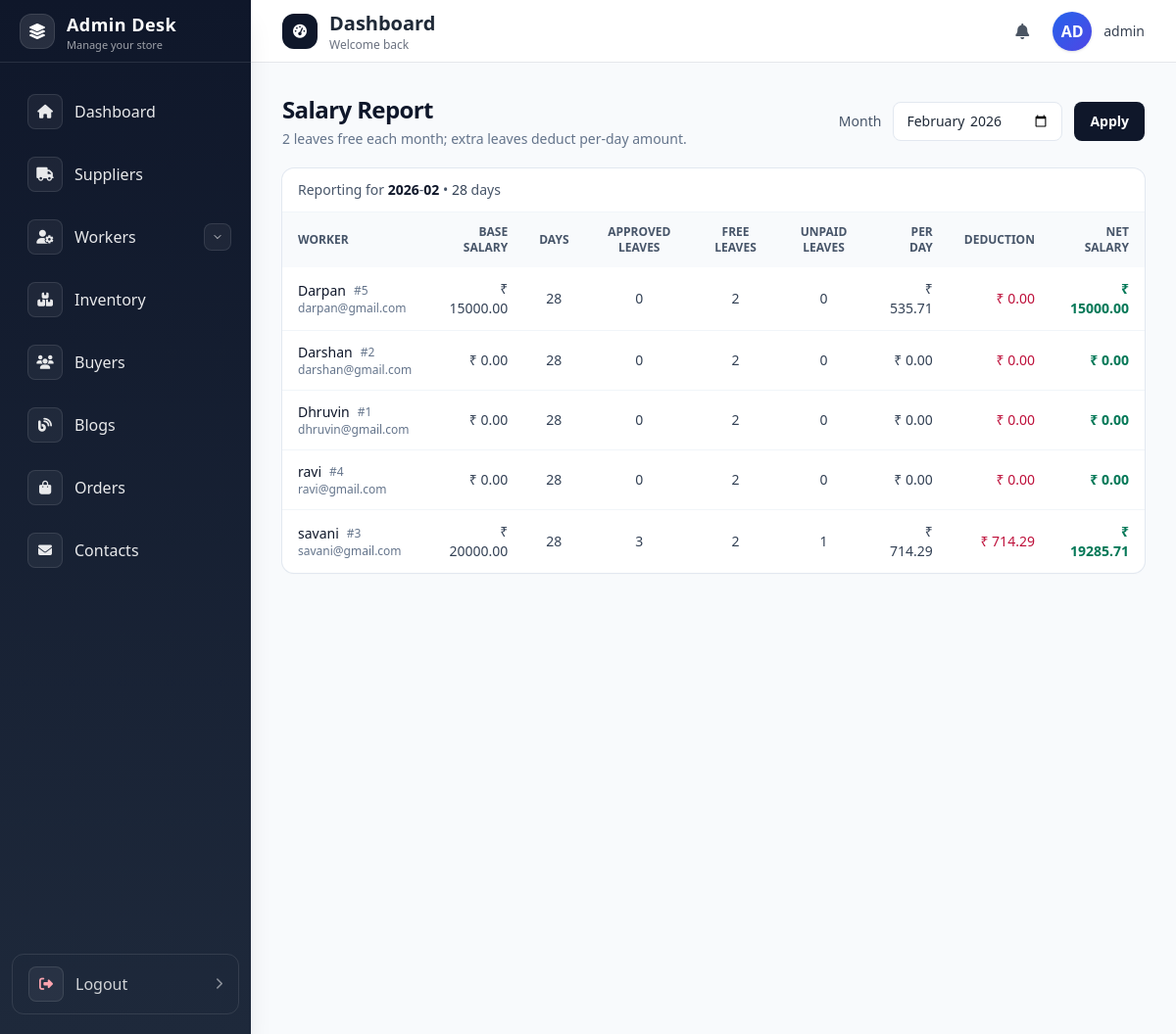
Page /admin_panel/auth_work_salary/ (signed in) on the committed database.
### admin_panel/models.py (models this page shows)
class Workers(models.Model):
    name = models.CharField(max_length=100)
    email = models.EmailField(unique=True)
    GENDER_CHOICES = [('Male', 'Male'), ('Female', 'Female'), ('Other', 'Other')]
    STATUS_CHOICES = [('Active', 'Active'), ('Inactive', 'Inactive')]
    profile_picture = models.ImageField(upload_to='worker/profile/', blank=True, null=True)
    document = models.FileField(upload_to='worker/documents/', blank=True, null=True)
    password = models.CharField(max_length=10)
    first_name = models.CharField(max_length=20)
    last_name = models.CharField(max_length=20)
    state = models.CharField(max_length=100, blank=True)
    city = models.CharField(max_length=100, blank=True)
    address = models.CharField(max_length=255, blank=True)
    mbno = models.IntegerField()
    salary = models.DecimalField(max_digits=10, decimal_places=2, default=0)
    gender = models.CharField(max_length=10, choices=GENDER_CHOICES)
    status = models.CharField(max_length=10, choices=STATUS_CHOICES)

### admin_panel/views.py (the view)
# urls.py: path('auth_work_salary/', auth_work_salary, name='auth_work_salary'),
@never_cache
@login_required(login_url='auth_login')
def auth_work_salary(request):
    month_str = request.GET.get('month')
    today = date.today()
    if month_str:
        try:
            year, month = map(int, month_str.split('-'))
        except ValueError:
            year, month = today.year, today.month
    else:
        year, month = today.year, today.month
    days_in_month = calendar.monthrange(year, month)[1]
    month_start = date(year, month, 1)
    month_end = date(year, month, days_in_month)
    workers = Workers.objects.all().order_by('name')
    data = []
    for w in workers:
        qs = Leave.objects.filter(worker=w, status='Approved', start_date__lte=month_end, end_date__gte=month_start)
        total_leave_days = 0
        for lv in qs:
            s = lv.start_date if lv.start_date > month_start else month_start
            e = lv.end_date if lv.end_date < month_end else month_end
            if e >= s:
                total_leave_days += (e - s).days + 1
        unpaid_leaves = max(0, total_leave_days - 2)
        per_day = Decimal(w.salary) / Decimal(days_in_month) if days_in_month else Decimal('0')
        deduction = per_day * Decimal(unpaid_leaves)
        net_salary = Decimal(w.salary) - deduction
        data.append({
            'worker': w,
            'base_salary': w.salary,
            'days_in_month': days_in_month,
            'approved_leaves': total_leave_days,
            'free_leaves': 2,
            'unpaid_leaves': unpaid_leaves,
            'per_day': per_day,
            'deduction': deduction,
            'net_salary': net_salary,
        })
    return render(request, 'auth_work_salary.html', {
        'month': f"{year:04d}-{month:02d}",
        'year': year,
        'month_num': month,
        'days_in_month': days_in_month,
        'rows': data,
    })

### buyers/context_processors.py (called while the page is built)
def current_buyer(request) -> Dict[str, Optional[Buyer]]:
    buyer_id = request.session.get("buyer_id")
    buyer = None
    if buyer_id:
        try:
            buyer = Buyer.objects.get(id=buyer_id)
        except Buyer.DoesNotExist:
            buyer = None
    return {"current_buyer": buyer}

### admin_panel/templates/auth_work_salary.html
{% extends "base.html" %}
{% block admin_dash %}
<main class="p-4 sm:p-6 lg:p-8 bg-slate-50 min-h-screen">
  <div class="flex flex-col sm:flex-row sm:items-center sm:justify-between gap-3 mb-5">
    <div>
      <h1 class="text-2xl font-semibold text-slate-900 tracking-tight">Salary Report</h1>
      <p class="mt-1 text-sm text-slate-500">2 leaves free each month; extra leaves deduct per-day amount.</p>
    </div>
    <form method="get" class="flex items-center gap-3">
      <label class="text-sm text-slate-600">Month</label>
      <input type="month" name="month" value="{{ month }}" class="rounded-lg border border-slate-200 bg-white px-3 py-2 text-sm focus:border-slate-400 focus:outline-none focus:ring-2 focus:ring-slate-500/40">
      <button class="px-4 py-2.5 rounded-lg bg-slate-900 text-white text-sm font-semibold hover:bg-slate-800">Apply</button>
    </form>
  </div>
  <div class="bg-white rounded-xl shadow-sm ring-1 ring-slate-200 overflow-hidden">
    <div class="px-4 py-3 border-b border-slate-100 flex items-center justify-between">
      <p class="text-sm text-slate-600">Reporting for <span class="font-semibold text-slate-900">{{ year }}</span>-<span class="font-semibold text-slate-900">{{ month_num|stringformat:'02d' }}</span> • <span class="text-slate-700">{{ days_in_month }}</span> days</p>
    </div>
    <div class="overflow-x-auto">
      <table class="min-w-full text-left text-sm text-slate-700">
        <thead class="bg-slate-50 text-slate-600 text-xs uppercase">
          <tr>
            <th class="px-4 py-3">Worker</th>
            <th class="px-4 py-3 text-right">Base Salary</th>
            <th class="px-4 py-3 text-center">Days</th>
            <th class="px-4 py-3 text-center">Approved Leaves</th>
            <th class="px-4 py-3 text-center">Free Leaves</th>
            <th class="px-4 py-3 text-center">Unpaid Leaves</th>
            <th class="px-4 py-3 text-right">Per Day</th>
            <th class="px-4 py-3 text-right">Deduction</th>
            <th class="px-4 py-3 text-right">Net Salary</th>
          </tr>
        </thead>
        <tbody class="divide-y divide-slate-100">
          {% for row in rows %}
          <tr class="hover:bg-slate-50">
            <td class="px-4 py-3">
              <div class="flex items-center gap-2">
                <span class="font-medium text-slate-900">{{ row.worker.name }}</span>
                <span class="text-xs text-slate-500">#{{ row.worker.id }}</span>
              </div>
              <div class="text-xs text-slate-500">{{ row.worker.email }}</div>
            </td>
            <td class="px-4 py-3 text-right">₹ {{ row.base_salary|floatformat:2 }}</td>
            <td class="px-4 py-3 text-center">{{ row.days_in_month }}</td>
            <td class="px-4 py-3 text-center">{{ row.approved_leaves }}</td>
            <td class="px-4 py-3 text-center">{{ row.free_leaves }}</td>
            <td class="px-4 py-3 text-center">{{ row.unpaid_leaves }}</td>
            <td class="px-4 py-3 text-right">₹ {{ row.per_day|floatformat:2 }}</td>
            <td class="px-4 py-3 text-right text-rose-700">₹ {{ row.deduction|floatformat:2 }}</td>
            <td class="px-4 py-3 text-right font-semibold text-emerald-700">₹ {{ row.net_salary|floatformat:2 }}</td>
          </tr>
          {% empty %}
          <tr>
            <td colspan="9" class="px-4 py-6 text-center text-slate-500">No workers found.</td>
          </tr>
          {% endfor %}
        </tbody>
      </table>
    </div>
  </div>
</main>
{% endblock admin_dash %}

### admin_panel/templates/base.html (shortened to what this page needs)
{% load static %}
<!DOCTYPE html>
<html lang="en">
<head>
    <script src="https://cdn.tailwindcss.com"></script>
    <link rel="stylesheet" href="https://cdnjs.cloudflare.com/ajax/libs/font-awesome/6.4.0/css/all.min.css">
</head>
<body class="bg-gray-50 text-gray-800">
    <aside id="sidebar" class="fixed top-0 left-0 z-40 h-screen w-64 bg-gradient-to-b from-slate-900 to-slate-800 shadow-xl transition-transform duration-300 ease-in-out -translate-x-full lg:translate-x-0">
        <div class="flex h-16 items-center justify-between px-5 border-b border-white/10">
            <a href="{% url 'auth_dashboard' %}" class="flex items-center gap-3">
                <div class="h-9 w-9 rounded-xl bg-white/10 border border-white/10 flex items-center justify-center">
                    <i class="fa-solid fa-layer-group text-white"></i>
                </div>
                <div class="leading-tight">
                    <h1 class="text-lg font-bold text-white tracking-wide">Admin Desk</h1>
                    <p class="text-[11px] text-white/60">Manage your store</p>
                </div>
            </a>
        </div>
        <nav class="mt-5 px-3 space-y-1 overflow-y-auto h-[calc(100vh-8rem)] pb-6">
    <a href="{% url 'auth_dashboard' %}"
       class="nav-link group flex items-center gap-3 px-4 py-3 rounded-xl text-white/90 hover:text-white hover:bg-white/10 transition">
        <span class="h-9 w-9 rounded-lg bg-white/5 border border-white/10 flex items-center justify-center group-hover:bg-white/10 transition">
            <i class="fas fa-home text-sm"></i>
        </span>
        <span class="font-medium">Dashboard</span>
    </a>
    <a href="{% url 'auth_suppliers' %}"
       class="nav-link group flex items-center gap-3 px-4 py-3 rounded-xl text-white/90 hover:text-white hover:bg-white/10 transition">
        <span class="h-9 w-9 rounded-lg bg-white/5 border border-white/10 flex items-center justify-center group-hover:bg-white/10 transition">
            <i class="fa-solid fa-truck text-sm"></i>
        </span>
        <span class="font-medium">Suppliers</span>
    </a>
    <div class="relative">
        <a href="{% url 'auth_workers' %}"
           class="nav-link flex items-center gap-3 px-4 py-3 rounded-xl text-white/90 hover:text-white hover:bg-white/10 transition">
            <span class="h-9 w-9 rounded-lg bg-white/5 border border-white/10 flex items-center justify-center group-hover:bg-white/10 transition">
                <i class="fa-solid fa-user-gear text-sm"></i>
            </span>
            <span class="font-medium">Workers</span>
        </a>
        <button id="workersNavDropdownToggle" class="absolute inset-y-0 right-2 my-auto h-7 w-7 rounded-lg bg-white/5 border border-white/10 text-white/80 hover:text-white">
            <svg id="workersNavChevronBtn" class="h-3 w-3 transition-transform duration-200 mx-auto" viewBox="0 0 24 24" fill="none" xmlns="http://www.w3.org/2000/svg">
                <path d="M6 9l6 6 6-6" stroke="currentColor" stroke-width="2" stroke-linecap="round" stroke-linejoin="round"/>
            </svg>
        </button>
    </div>
    <a href="{% url 'auth_inventory' %}"
       class="nav-link group flex items-center gap-3 px-4 py-3 rounded-xl text-white/90 hover:text-white hover:bg-white/10 transition">
        <span class="h-9 w-9 rounded-lg bg-white/5 border border-white/10 flex items-center justify-center group-hover:bg-white/10 transition">
            <i class="fa-solid fa-boxes-stacked text-sm"></i>
        </span>
        <span class="font-medium">Inventory</span>
    </a>
    <a href="{% url 'auth_buyers' %}"
       class="nav-link group flex items-center gap-3 px-4 py-3 rounded-xl text-white/90 hover:text-white hover:bg-white/10 transition">
        <span class="h-9 w-9 rounded-lg bg-white/5 border border-white/10 flex items-center justify-center group-hover:bg-white/10 transition">
            <i class="fa-solid fa-users text-sm"></i>
        </span>
        <span class="font-medium">Buyers</span>
    </a>
    <a href="{% url 'auth_blogs' %}"
       class="nav-link group flex items-center gap-3 px-4 py-3 rounded-xl text-white/90 hover:text-white hover:bg-white/10 transition">
        <span class="h-9 w-9 rounded-lg bg-white/5 border border-white/10 flex items-center justify-center group-hover:bg-white/10 transition">
            <i class="fa-solid fa-blog text-sm"></i>
        </span>
        <span class="font-medium">Blogs</span>
    </a>
    <a href="{% url 'auth_order' %}"
       class="nav-link group flex items-center gap-3 px-4 py-3 rounded-xl text-white/90 hover:text-white hover:bg-white/10 transition">
        <span class="h-9 w-9 rounded-lg bg-white/5 border border-white/10 flex items-center justify-center group-hover:bg-white/10 transition">
            <i class="fa-solid fa-bag-shopping text-sm"></i>
        </span>
        <span class="font-medium">Orders</span>
    </a>
    <a href="{% url 'auth_contacts' %}"
       class="nav-link group flex items-center gap-3 px-4 py-3 rounded-xl text-white/90 hover:text-white hover:bg-white/10 transition">
        <span class="h-9 w-9 rounded-lg bg-white/5 border border-white/10 flex items-center justify-center group-hover:bg-white/10 transition">
            <i class="fa-solid fa-envelope text-sm"></i>
        </span>
        <span class="font-medium">Contacts</span>
    </a>
</nav>
        <div class="absolute bottom-5 left-0 right-0 px-3">
            <a href="{% url 'auth_logout' %}"
               class="group flex items-center justify-between gap-3 px-4 py-3 text-white/80 hover:text-white hover:bg-white/10 rounded-xl w-full transition-colors border border-white/10">
                <span class="flex items-center gap-3">
                    <span class="h-9 w-9 rounded-lg bg-white/5 border border-white/10 flex items-center justify-center">
                        <i class="fas fa-right-from-bracket text-sm text-rose-300"></i>
                    </span>
                    <span class="font-medium">Logout</span>
                </span>
                <i class="fa-solid fa-chevron-right text-xs text-white/50 group-hover:text-white/80 transition"></i>
            </a>
        </div>
    </aside>
    <div class="lg:ml-64">
        <header class="sticky top-0 z-20 bg-white/90 backdrop-blur border-b border-gray-200 h-16">
            <div class="flex items-center justify-between h-full px-4 sm:px-6 lg:px-8">
                <div class="flex items-center gap-4">
                    <div class="flex items-center gap-3">
                        <span class="hidden sm:inline-flex h-9 w-9 rounded-xl bg-slate-900 text-white items-center justify-center">
                            <i id="pageIcon" class="fa-solid fa-gauge-high text-sm"></i>
                        </span>
                        <div>
                            <h2 id="pageTitle" class="text-lg sm:text-xl font-semibold text-gray-800 leading-tight">Dashboard</h2>
                            <p class="hidden sm:block text-xs text-gray-500 leading-tight">Welcome back</p>
                        </div>
                    </div>
                </div>
                <div class="flex items-center gap-3 sm:gap-4">
                    <button class="relative p-2 text-gray-600 hover:text-gray-900 hover:bg-gray-100 rounded-full transition-colors focus:outline-none focus:ring-2 focus:ring-slate-200">
                        <i class="fas fa-bell"></i>
                    </button>
                    <div class="flex items-center gap-2 sm:gap-3">
                        <div class="w-8 h-8 sm:w-10 sm:h-10 bg-gradient-to-br from-blue-600 to-indigo-600 rounded-full flex items-center justify-center text-white font-semibold text-sm sm:text-base shadow">
                            {% if request.user.is_authenticated %}
                                {% if request.user.first_name or request.user.last_name %}
                                    {{ request.user.first_name|default:''|slice:":1" }}{{ request.user.last_name|default:''|slice:":1" }}
                                {% else %}
                                    {{ request.user.username|slice:":2"|upper }}
                                {% endif %}
                            {% else %}
                                GU
                            {% endif %}
                        </div>
                        <span class="hidden sm:block text-sm font-medium text-gray-700">
                            {% if request.user.is_authenticated %}
                                {% if request.user.get_full_name %}
                                    {{ request.user.get_full_name }}
                                {% else %}
                                    {{ request.user.username }}
                                {% endif %}
                            {% else %}
                                Guest
                            {% endif %}
                        </span>
                    </div>
                </div>
            </div>
        </header>
        {% block admin_dash %}
        {% endblock admin_dash %}
    </div>
</body>
</html>

### admin_panel/templates/base.html (style rules this page uses)
html, body { max-width: 100%; overflow-x: hidden; }
main { max-width: 100vw; overflow-x: hidden; }
.lg\:ml-64 { max-width: 100vw; }

### rows in the picture
Workers: worker.name "Darpan", worker.id "5", worker.email "darpan@gmail.com", base_salary "15000.00", days_in_month "28", approved_leaves "0", free_leaves "2", unpaid_leaves "0", per_day "535.71", deduction "0.00", net_salary "15000.00"
Workers: worker.name "Darshan", worker.id "2", worker.email "darshan@gmail.com", base_salary "0.00", days_in_month "28", approved_leaves "0", free_leaves "2", unpaid_leaves "0", per_day "0.00", deduction "0.00", net_salary "0.00"
Workers: worker.name "Dhruvin", worker.id "1", worker.email "dhruvin@gmail.com", base_salary "0.00", days_in_month "28", approved_leaves "0", free_leaves "2", unpaid_leaves "0", per_day "0.00", deduction "0.00", net_salary "0.00"
Workers: worker.name "ravi", worker.id "4", worker.email "ravi@gmail.com", base_salary "0.00", days_in_month "28", approved_leaves "0", free_leaves "2", unpaid_leaves "0", per_day "0.00", deduction "0.00", net_salary "0.00"
Workers: worker.name "savani", worker.id "3", worker.email "savani@gmail.com", base_salary "20000.00", days_in_month "28", approved_leaves "3", free_leaves "2", unpaid_leaves "1", per_day "714.29", deduction "714.29", net_salary "19285.71"

### other values in the picture
{{ request.user.username|slice:":2"|upper }} "AD"
{{ request.user.username }} "admin"
{{ year }} "2026"
{{ month_num|stringformat:'02d' }} "02"
{{ days_in_month }} "28"
